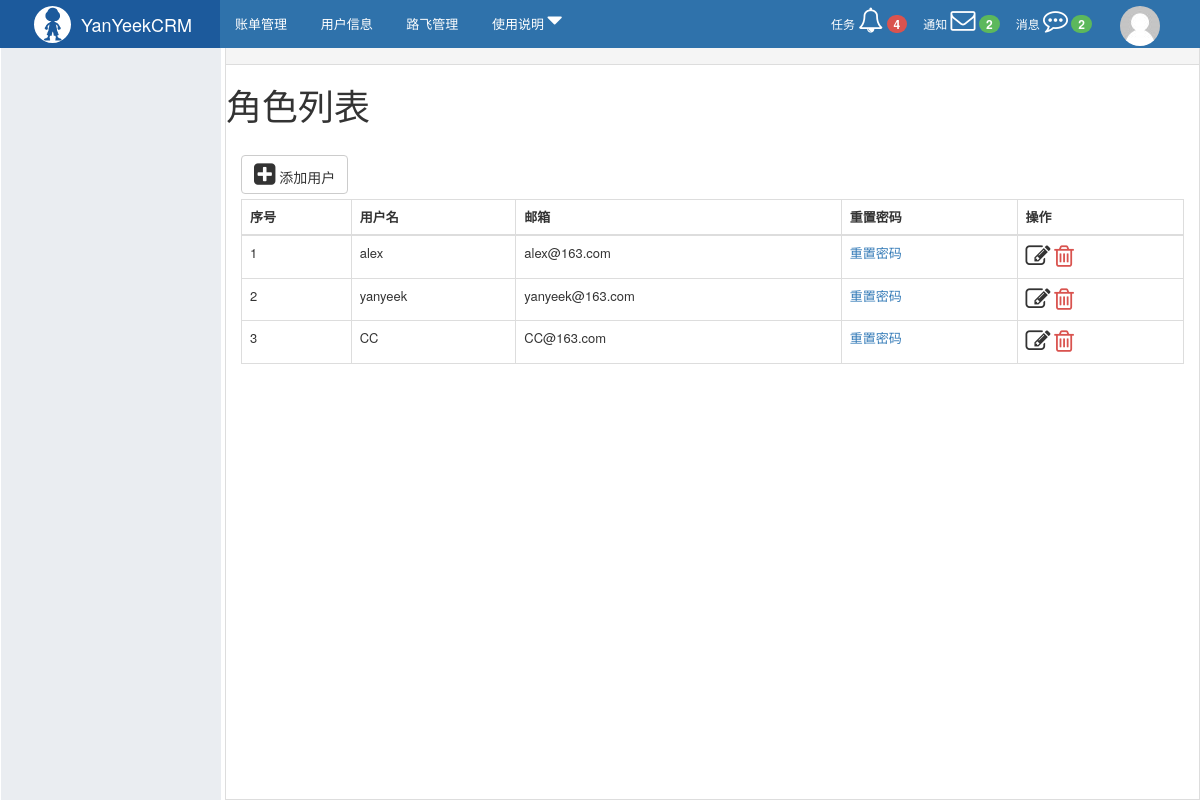
The app's page /rbac/user/list/, older data.
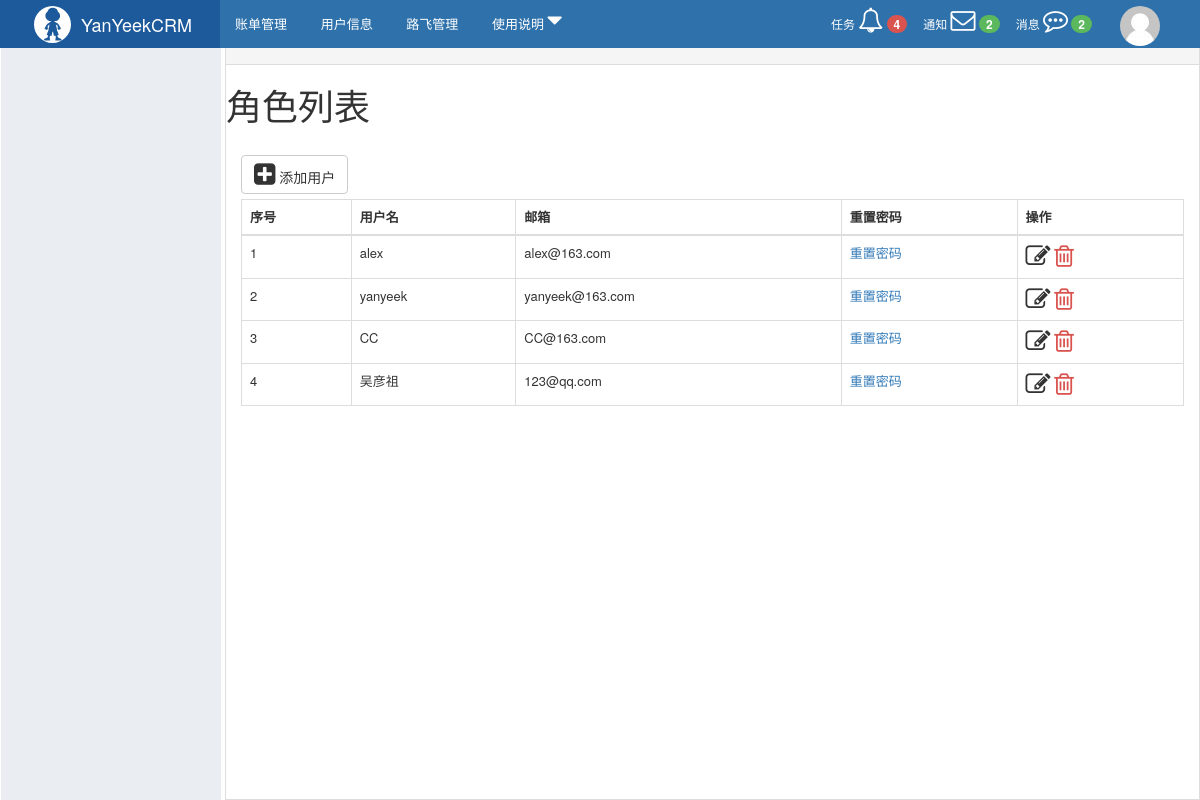
The same page, newer data.
### rbac/models.py (models this page shows, shortened)
class UserInfo(models.Model):
	name = models.CharField(verbose_name='用户名', max_length=32)
	password = models.CharField(verbose_name='密码', max_length=64)
	email = models.CharField(verbose_name='邮箱', max_length=32)
	roles = models.ManyToManyField(verbose_name='拥有的所有角色', to='Role', blank=True)

### rbac/views/user.py (the view)
def user_list(request):
	user_queryset = models.UserInfo.objects.all()
	return render(request, 'rbac/user_list.html', {'users': user_queryset})

### rbac/templates/rbac/user_list.html
{% extends 'layout.html' %}
{% block content %}
    <h1>角色列表</h1>
    <div class="luffy-container">
        <div class="btn-group" style="margin: 5px 0">
            <a class="btn btn-default" href=" {% url 'rbac:user_add' %}">
                <i class="fa fa-plus-square" aria-hidden="true"></i> 添加用户
            </a>
        </div>
        <table class="table table-bordered table-hover">
            <thead>
            <tr>
                <th>序号</th>
                <th>用户名</th>
                <th>邮箱</th>
                <th>重置密码</th>
                <th>操作</th>
            </tr>
            </thead>
            <tbody>
            {% for row in users %}
                <tr>
                    <td>{{ forloop.counter }}</td>
                    <td>{{ row.name }}</td>
                    <td>{{ row.email }}</td>
                    <td>
                        <a href="{% url 'rbac:user_reset_pwd' pk=row.id %}">重置密码</a>
                    </td>
                    <td>
                        <a style="color: #333333;" href="{% url 'rbac:user_edit' pk=row.id %}">
                            <i class="fa fa-edit" aria-hidden="true"></i></a>
                        <a style="color: #d9534f;" href="{% url 'rbac:user_del' pk=row.id %}"><i
                                class="fa fa-trash-o"></i></a>
                    </td>
                </tr>
            {% endfor %}
            </tbody>
        </table>
    </div>
{% endblock %}

Row changes from the older to the newer data that the page shows:
added UserInfo: name "吴彦祖", email "123@qq.com"
